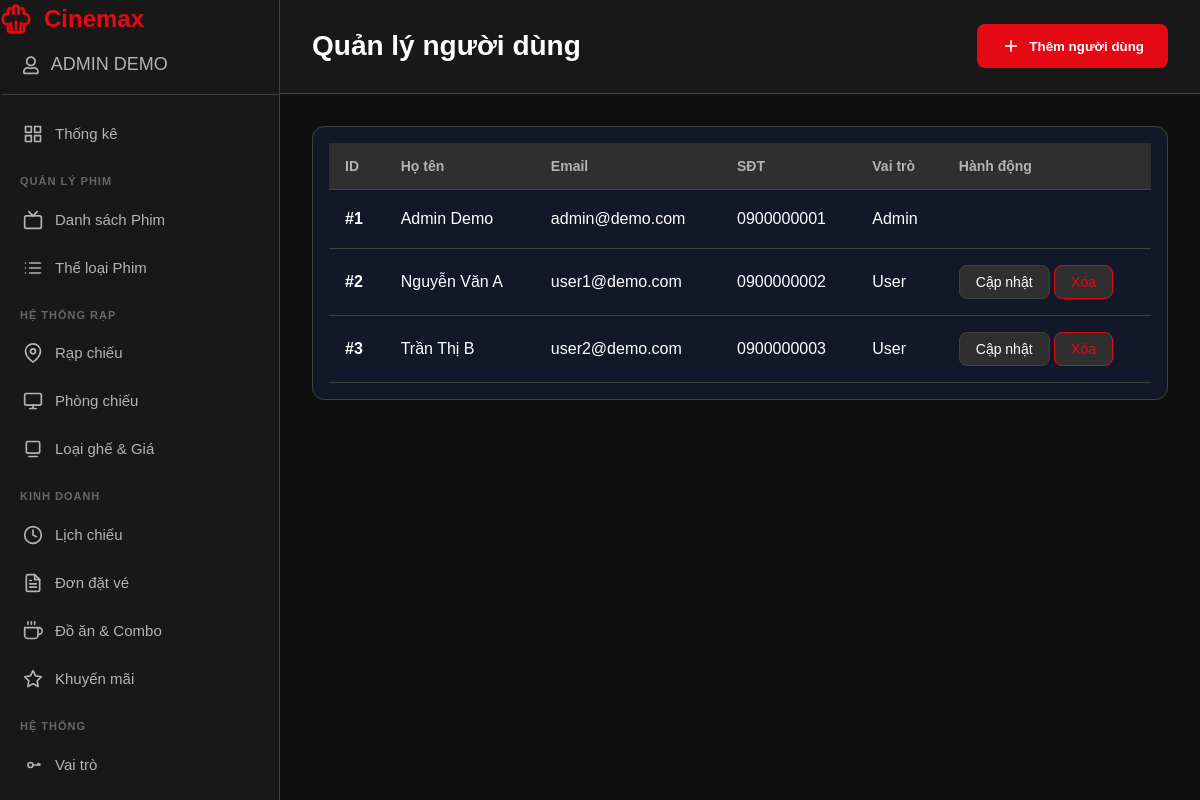
/views/admin/index.php?page=users (signed in), run on the app's committed database.
### tables this page shows
CREATE TABLE users (
        user_id       INT AUTO_INCREMENT PRIMARY KEY,
        role_id       INT NOT NULL,
        full_name     VARCHAR(100) NOT NULL,
        email         VARCHAR(100) NOT NULL UNIQUE,
        password_hash VARCHAR(255) NOT NULL,
        phone         VARCHAR(20),
        status        TINYINT(1) NOT NULL DEFAULT 1,
        created_at    TIMESTAMP DEFAULT CURRENT_TIMESTAMP,
        last_login    TIMESTAMP NULL DEFAULT NULL,
        FOREIGN KEY (role_id) REFERENCES roles(role_id) ON DELETE RESTRICT
    );

CREATE TABLE roles (
        role_id       INT AUTO_INCREMENT PRIMARY KEY,
        role_name     VARCHAR(50) NOT NULL UNIQUE,
        description   VARCHAR(255),
        status        TINYINT(1) NOT NULL DEFAULT 1
    );

### config/permissionConfig.php (called while the page is built, shortened)
<?php
require_once __DIR__ . '/../models/Role.php';
function getUserRoleName()
{
    return $_SESSION['user_role_name'];
}
function hasPermission($permission)
{
    $roleName = getUserRoleName();
    if ($roleName === 'admin') {
        return true;
    }
    return in_array($permission, $_SESSION['permissions']);
}

### controllers/AdminController.php (called while the page is built, shortened)
<?php
require_once __DIR__ . '/../services/UserService.php';
require_once __DIR__ . '/../services/RoleService.php';
class AdminController
{
    private UserService $userService;
    private RoleService $roleService;
    public function __construct(UserService $userService, RoleService $roleService, PermissionService $permissionService, ?BillService $billService = null)
    {
        $this->userService = $userService;
        $this->roleService = $roleService;
    }
    public function getAllUsers()
    {
        try {
            $users = $this->userService->getAllUsers();
            return $users;
        } catch (Exception $e) {
            header('Location: /index.php?page=users&error=' . urlencode($e->getMessage()));
        }
    }
    public function getAllRoles()
    {
        try {
            $roles = $this->roleService->getAllRoles();
            return $roles;
        } catch (Exception $e) {
            header('Location: /index.php?page=roles&error=' . urlencode($e->getMessage()));
        }
    }
}

### services/UserService.php (called while the page is built, shortened)
<?php
require_once __DIR__ . '/../models/User.php';
class UserService
{
    private $userModel;
    public function __construct($userModel)
    {
        $this->userModel = $userModel;
    }
    public function getAllUsers()
    {
        return $this->userModel->getAllUsers();
    }
}

### models/User.php (called while the page is built, shortened)
<?php
class User
{
    private $conn;
    public function __construct($conn)
    {
        $this->conn = $conn;
    }
    public function getAllUsers()
    {
        $sql = "SELECT * FROM users WHERE status = 1";
        $result = $this->conn->query($sql);
        $users = [];
        while ($row = $result->fetch_assoc()) {
            $users[] = $row;
        }
        return $users;
    }
}

### services/RoleService.php (called while the page is built, shortened)
<?php
class RoleService
{
    private $roleModel;
    public function __construct($roleModel)
    {
        $this->roleModel = $roleModel;
    }
    public function getAllRoles()
    {
        return $this->roleModel->getAllRoles();
    }
}

### models/Role.php (called while the page is built, shortened)
<?php
class Role
{
    private $conn;
    public function __construct($conn)
    {
        $this->conn = $conn;
    }
    public function getAllRoles()
    {
        $sql = "SELECT * FROM roles WHERE status = 1";
        $result = $this->conn->query($sql);
        $roles = [];
        while ($row = $result->fetch_assoc()) {
            $roles[] = $row;
        }
        return $roles;
    }
}

### views/admin/pages/users.php (the view, shortened to what this page needs)
<?php
$users = $adminController->getAllUsers();
$roles = $adminController->getAllRoles();
?>
<section class="users">
    <header class="admin-header">
        <h1>Quản lý người dùng</h1>
        <div class="header-actions">
            <?php if (hasPermission('users_create')): ?>
            <button class="btn-add" onclick="openModal('addUserModal')">
                <svg width="20" height="20" viewBox="0 0 24 24" fill="none"
                    stroke="currentColor" stroke-width="2">
                    <line x1="12" y1="5" x2="12" y2="19"></line>
                    <line x1="5" y1="12" x2="19" y2="12"></line>
                </svg>
                <span>Thêm người dùng</span>
            </button>
            <?php endif; ?>
        </div>
    </header>
    <div class="dashboard-content">
        <div class="dashboard-card">
            <div class="table-responsive">
                <table class="data-table">
                    <thead>
                        <tr>
                            <th>ID</th>
                            <th>Họ tên</th>
                            <th>Email</th>
                            <th>SĐT</th>
                            <th>Vai trò</th>
                            <th>Hành động</th>
                        </tr>
                    </thead>
                    <tbody>
                        <?php if (!empty($users)): ?>
                            <?php foreach ($users as $user): ?>
                                <tr>
                                    <td><strong>#<?= htmlspecialchars($user['user_id']) ?></strong></td>
                                    <td><?= htmlspecialchars($user['full_name']) ?></td>
                                    <td><?= htmlspecialchars($user['email']) ?></td>
                                    <td><?= htmlspecialchars($user['phone'] ?? '-') ?></td>
                                    <td>
                                        <?php
                                        foreach ($roles as $role) {
                                            if ($user['role_id'] == $role['role_id']) {
                                                echo htmlspecialchars($role['role_name']);
                                                break;
                                            }
                                        }
                                        ?>
                                    </td>
                                    <td>
                                        <?php if (hasPermission('users_update') && $user['role_id'] != 1): ?>
                                        <button class="btn-action" onclick="openUpdateUserModal(this)"
                                            data-user-id="<?= htmlspecialchars($user['user_id']) ?>"
                                            data-full-name="<?= htmlspecialchars($user['full_name']) ?>"
                                            data-email="<?= htmlspecialchars($user['email']) ?>"
                                            data-phone="<?= htmlspecialchars($user['phone']) ?>"
                                            data-role-id="<?= htmlspecialchars($user['role_id']) ?>">
                                            Cập nhật
                                        </button>
                                        <?php endif; ?>
                                        <?php if (hasPermission('users_delete') && $user['role_id'] != 1): ?>
                                            <button class="btn-action danger" onclick="confirmDeleteUser(this)"
                                                data-user-id="<?= htmlspecialchars($user['user_id']) ?>">Xóa</button>
                                        <?php endif; ?>
                                    </td>
                                </tr>
                            <?php endforeach; ?>
                        <?php endif; ?>
                    </tbody>
                </table>
            </div>
        </div>
    </div>
</section>

### public/assets/css/style.css (style rules this page uses)
:root { --primary-color: #e50914; --primary-dark: #b20710; --secondary-color: #0f1014; --text-primary: #ffffff; --text-secondary: #b3b3b3; --bg-primary: #000000; --bg-secondary: #181818; --bg-tertiary: #2f2f2f; --border-color: #404040; --success-color: #46d369; --warning-color: #ffa500; --danger-color: #e50914; --shadow: 0 4px 12px rgba(0, 0, 0, 0.5); --shadow-lg: 0 8px 24px rgba(0, 0, 0, 0.6); --transition: all 0.3s ease; --border-radius: 8px; }
* { margin: 0; padding: 0; box-sizing: border-box; }
body { font-family: -apple-system, BlinkMacSystemFont, "Segoe UI", Roboto, "Helvetica Neue", Arial, sans-serif; background: var(--bg-primary); color: var(--text-primary); line-height: 1.6; overflow-x: hidden; }

### public/assets/css/admin.css (style rules this page uses)
.admin-header { background: var(--bg-secondary); border-bottom: 1px solid var(--border-color); padding: 24px 32px; display: flex; justify-content: space-between; align-items: center; position: sticky; top: 0; z-index: 100; }
.admin-header h1 { font-size: 28px; }
.header-actions { display: flex; align-items: center; gap: 20px; }
.dashboard-content { padding: 32px; }
.dashboard-card { background: var(--bg-secondary); border: 1px solid var(--border-color); border-radius: 12px; padding: 24px; }
.table-responsive { overflow-x: auto; }
.data-table { width: 100%; border-collapse: collapse; }
.data-table thead { background: var(--bg-tertiary); }
.data-table th { padding: 12px 16px; text-align: left; font-weight: 600; font-size: 14px; color: var(--text-secondary); border-bottom: 1px solid var(--border-color); }
.data-table td { padding: 16px; border-bottom: 1px solid var(--border-color); }
.data-table tbody tr { transition: var(--transition); }
.btn-action { padding: 8px 16px; background: var(--bg-tertiary); border: 1px solid var(--border-color); border-radius: var(--border-radius); color: var(--text-primary); cursor: pointer; transition: var(--transition); font-size: 14px; font-weight: 500; text-decoration: none; display: inline-flex; align-items: center; gap: 8px; }
.btn-action.danger { color: var(--danger-color); border-color: var(--danger-color); }
.btn-add { padding: 12px 24px; background: var(--primary-color); color: var(--text-primary); border: none; border-radius: var(--border-radius); font-weight: 600; cursor: pointer; transition: var(--transition); display: inline-flex; align-items: center; gap: 8px; }

### public/assets/css/shows_admin.css (style rules this page uses)
body { background: #0f0f0f; font-family: Arial; margin: 0; color: white; }

### public/assets/css/permission.css (style rules this page uses)
.dashboard-card { background: #111827; border-radius: 12px; padding: 16px; }

### data on the page
users: user_id "1", full_name "Admin Demo", email "admin@demo.com", phone "0900000001"
roles: role_name "Admin"
users: user_id "2", full_name "Nguyễn Văn A", email "user1@demo.com", phone "0900000002"
roles: role_name "User"
users: user_id "3", full_name "Trần Thị B", email "user2@demo.com", phone "0900000003"

### other printed values
$authUser['full_name'] "ADMIN DEMO"
